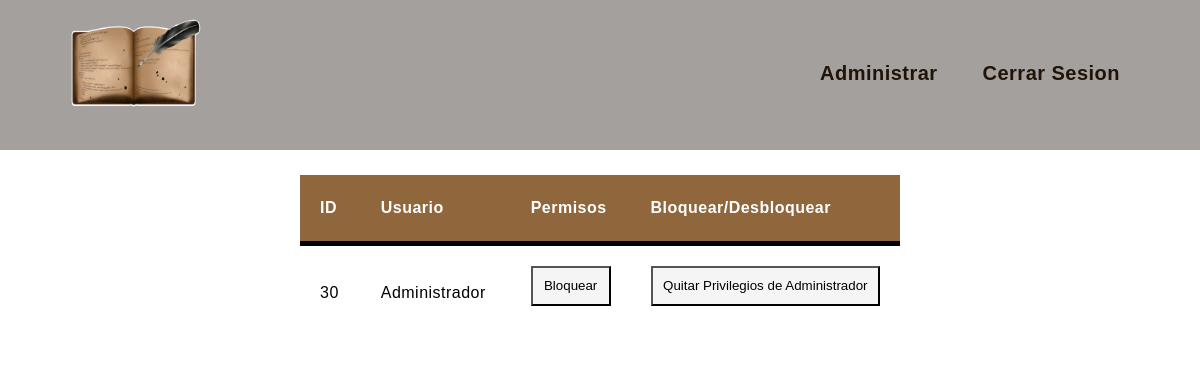
Page /administrarUsuarios.php (signed in) on the earlier database version.
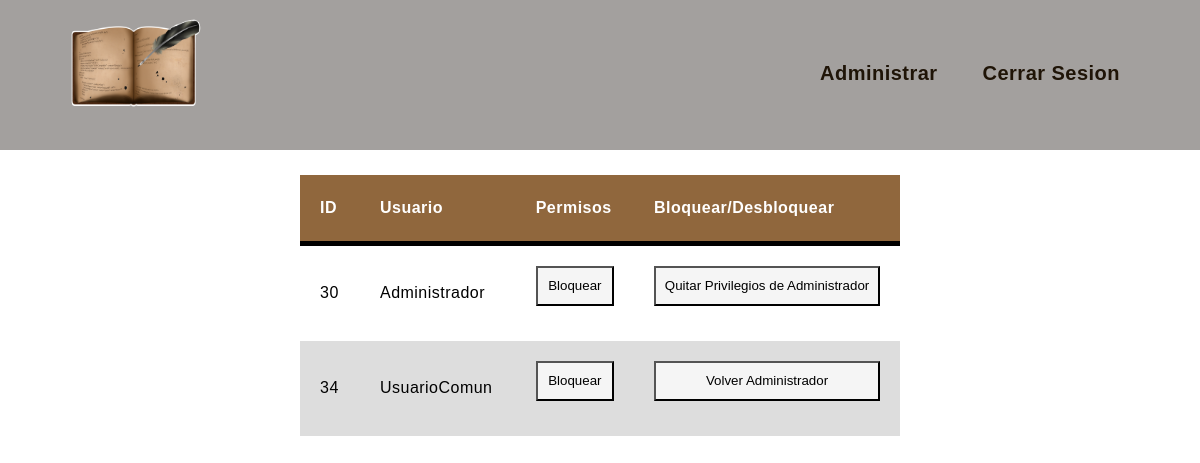
Same page on the later database version.
### tables this page shows
CREATE TABLE `usuarios` (
  `id` int(11) NOT NULL,
  `nom_usuario` varchar(15) NOT NULL,
  `pass` varchar(60) NOT NULL,
  `nombre` varchar(30) NOT NULL,
  `apellido` varchar(30) NOT NULL,
  `rango` tinyint(11) NOT NULL DEFAULT 2,
  `puede_entrar` tinyint(1) NOT NULL DEFAULT 1
);

### privado/modulos/renglonUsuarios.php (the view)
<?php
function renglon($id, $usuario, $rango, $iniciar)
{
    $msjBloq = ($iniciar == 1) ? "Bloquear" : "Desbloquear" ;
    $msjRango = ($rango == 2) ? "Volver Administrador" : "Quitar Privilegios de Administrador" ;
    $opcion1 = ($iniciar == 1) ? 2: 3;
    $opcion2 = ($rango == 2) ? 0: 1;
    ?>
    <tr>
        <td><?php echo $id ?></td>
        <td><?php echo $usuario ?></td>
        <td><button class="boton" onclick='<?php echo "modificar($opcion1, $id)" ?>'><?php echo $msjBloq ?></button></td>
        <td><button class="boton" onclick='<?php echo "modificar($opcion2, $id)" ?>'><?php echo $msjRango ?></button></td>
    </tr>
<?php }
?>

### administrarUsuarios.php (shortened to what this page needs)
<?php
    require_once("privado/configDB.php");
    require_once("privado/modulos/renglonUsuarios.php");
    $query = "SELECT `id`, `nom_usuario`, `rango`, `puede_entrar` FROM `usuarios`";
    $res = $base->query($query);
?>
<!DOCTYPE html>
<html lang="en">
<head>
    <link rel="stylesheet" href="css/si.css">
</head>
<body background="img/libreria.jpg">
    <?php require_once("privado/modulos/navbar.php") ?>
    <div id="main-container">
        <?php if($res->num_rows > 0){ ?>
        <table>
            <thead>
                <tr>
                    <th>ID</th>
                    <th>Usuario</th>
                    <th>Permisos</th>
                    <th>Bloquear/Desbloquear</th>
                </tr>
            </thead>
            <?php
                foreach ($res as $key => $value) {
                    renglon($value["id"], $value["nom_usuario"], $value["rango"], $value["puede_entrar"]);
                }
            ?>
        </table>
        <?php }
        ?>
    </div>
</body>
</html>

### privado/modulos/navbar.php
<header id="header">
    <div class="wrapper">
        <div class="logo">
            <a href="index.php"><img src="img/icon-book.png"></a>
        </div>
        <nav>
            <?php
            if($_SESSION["rango"] != 2 ){
            echo "<a href='dondeAdministrar.php'>Administrar</a>";
            }
            ?>
            <a href="resCerrar.php">Cerrar Sesion</a>
        </nav>
    </div>
</header>

### css/si.css (style rules this page uses)
html, body { margin: 0; padding: 0; background-repeat: no-repeat; background-size: cover; background-attachment: fixed; }
body { width: 100%; height: 100%; font-family: sans-serif; letter-spacing: 0.03em; line-height: 1.6; }
header { height: 150px; z-index: 2; width: 100%; overflow: hidden; background: #a3a09e; margin-bottom: 20px; }
.wrapper { width: 90%; max-width: 1500px; margin: auto; overflow: hidden; }
header .logo img { height: 100px; width: 150px; }
header .logo { color: antiquewhite; font-size: 50px; line-height: 200px; float: left; }
header nav { float: right; line-height: 150px; }
header nav a { display: inline-block; color: #1f1407; text-decoration: none; padding: 10px 20px; line-height: normal; font-size: 20px; font-weight: bold; -webkit-transition: all 500ms ease; -o-transition: all 500ms ease; transition: all 500ms ease; }
.boton { width: 100%; height: 40px; background: #f5f5f5; color: #000000; border-radius: none; margin-bottom: 15px; }
#main-container { margin: 25px auto; width: 600px; }
table { background-color: white; text-align: left; border-collapse: collapse; width: 100%; }
th, td { padding: 20px; }
thead { background-color: #90673d; border-bottom: solid 5px #000000; color: white; }
tr:nth-child(even) { background-color: #ddd; }

Differences in the rows shown:
added usuarios: id "34", nom_usuario "UsuarioComun", puede_entrar "Bloquear", rango "Volver Administrador"
